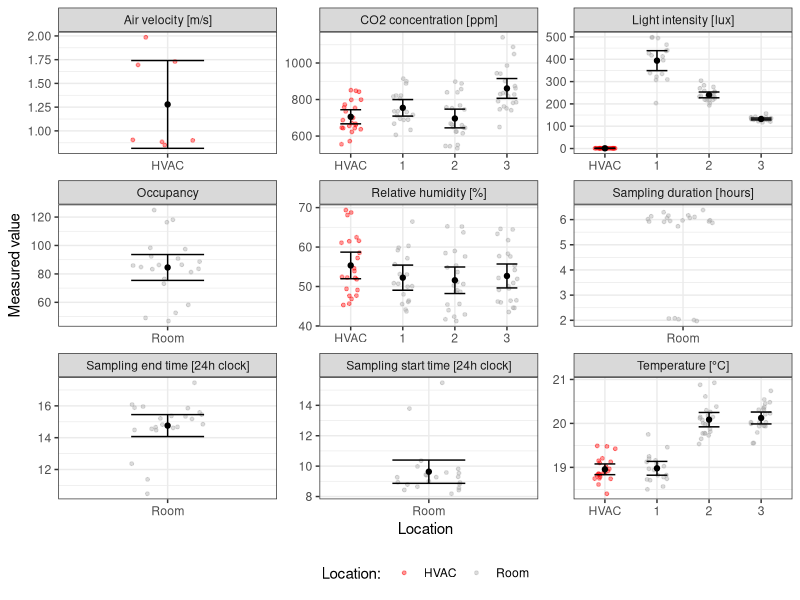
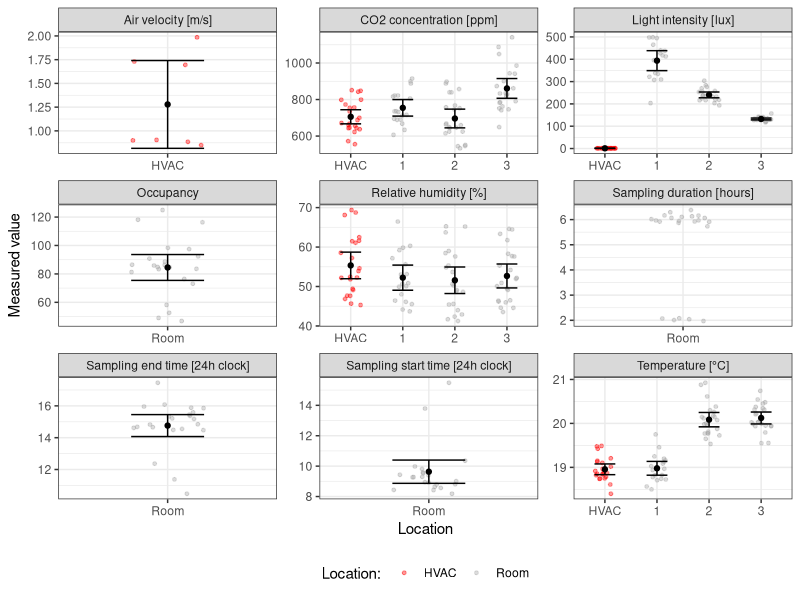

Write R code to recreate these figures, in order.
library(tidyverse)

#################
# plot environmental data
###############################

envir_data <- read_csv("input/environmental_data.csv") %>%
  mutate(
    sample_type=if_else(
      location=="HVAC",
      "HVAC",
      "Room"
    ),
    variable=case_when(
      variable=="co2" ~ "CO2 concentration [ppm]",
      variable=="samplingDuration" ~ "Sampling duration [hours]",
      variable=="humidity" ~ "Relative humidity [%]",
      variable=="light" ~ "Light intensity [lux]",
      variable=="occupancy" ~ "Occupancy",
      variable=="temperature" ~ "Temperature [°C]",
      variable=="velocity" ~ "Air velocity [m/s]",
      variable=="airSamplingStart" ~ "Sampling start time [24h clock]",
      variable=="airSamplingEnd" ~ "Sampling end time [24h clock]",
      variable=="velocity" ~ "Air velocity [m/s]",
      .default = variable
    ),
    location=if_else(location=="roomAll","Room",location)
  ) %>%
  
  mutate(location = relevel(as.factor(location),"HVAC"))

# averages in room
envir_median_room <- envir_data %>%
  filter(location!="HVAC") %>%
  group_by(variable) %>%
  summarise(
    sd = sd(mean, na.rm=T),
    mean = mean(mean, na.rm=T)
  ) %>%
  print(n=50)

# averages in HVAC
envir_median_room <- envir_data %>%
  filter(location=="HVAC") %>%
  group_by(variable) %>%
  summarise(
    sd = sd(mean, na.rm=T),
    mean = mean(mean, na.rm=T)
  ) %>%
  print(n=50)

# mean by sensor
envir_by_sensor_ci <- envir_data %>%
  filter(variable!="Sampling duration [hours]") %>%
  group_by(location, variable) %>%
  summarise(
    ci_low = t.test(na.omit(mean))$conf.int[1],
    ci_high = t.test(na.omit(mean))$conf.int[2],
    iqr = IQR(mean, na.rm=T),
    median = median(mean, na.rm=T),
    mean = mean(mean, na.rm=T)
  ) %>%
  print(n=50)

ggplot(envir_data, aes(location, mean, colour=sample_type)) +
  geom_jitter(height=0, width=0.2, alpha=0.4, size=1) +
  scale_colour_manual(values=c("red","darkgrey")) +
  facet_wrap(~variable, scales="free") +
  geom_point(data=envir_by_sensor_ci, aes(location, mean), colour="black") +
  geom_errorbar(data=envir_by_sensor_ci, aes(location, mean, ymin=ci_low, ymax=ci_high), width=0.4, colour="black") +
  theme_bw() +
  labs(
    colour="Location: ",
    x="Location",
    y="Measured value"
  ) +
  theme(
    legend.position = "bottom"
  )

ggsave("output/supp_figure_envir_summary.png", width=7, height=8)
